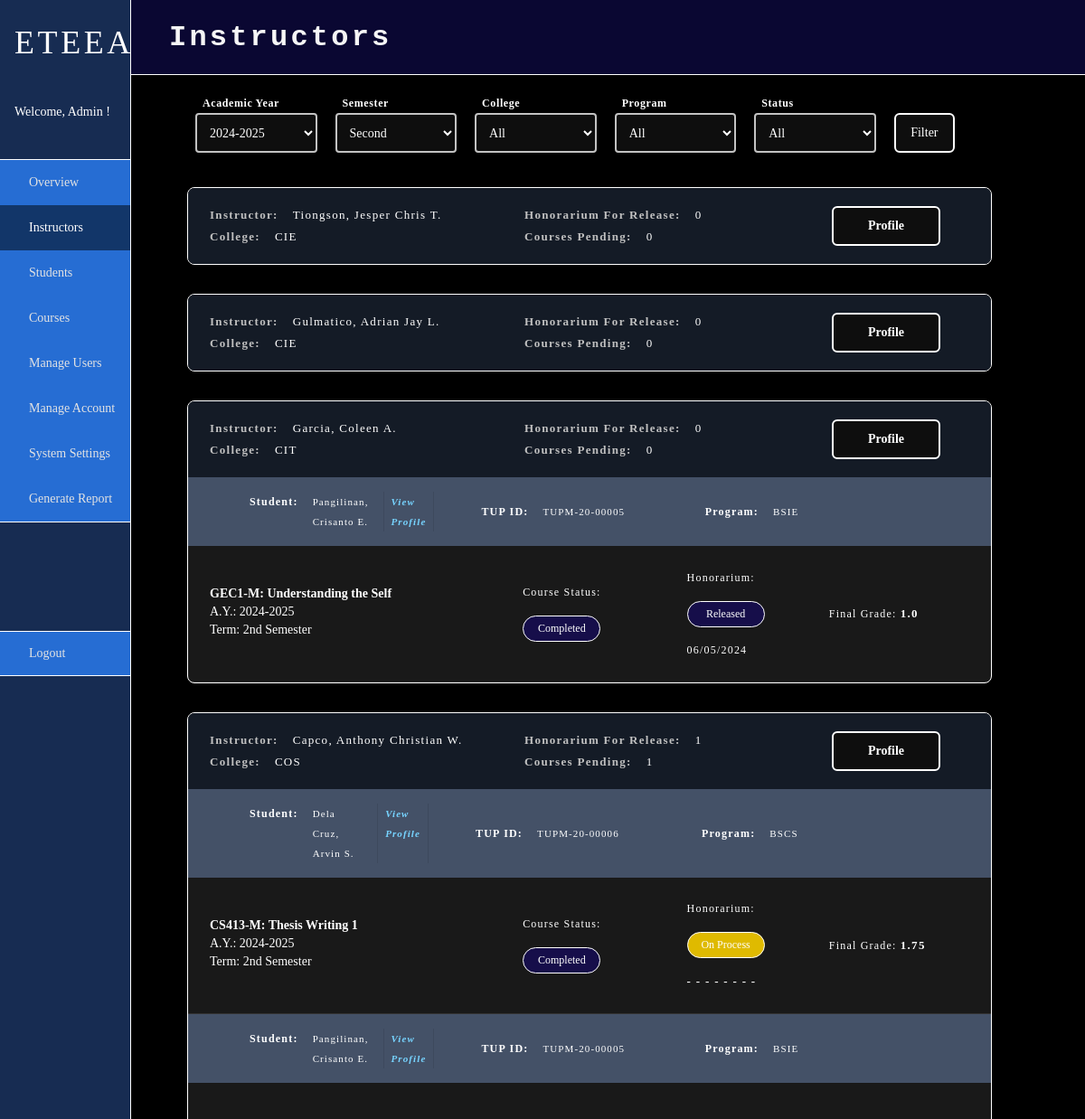
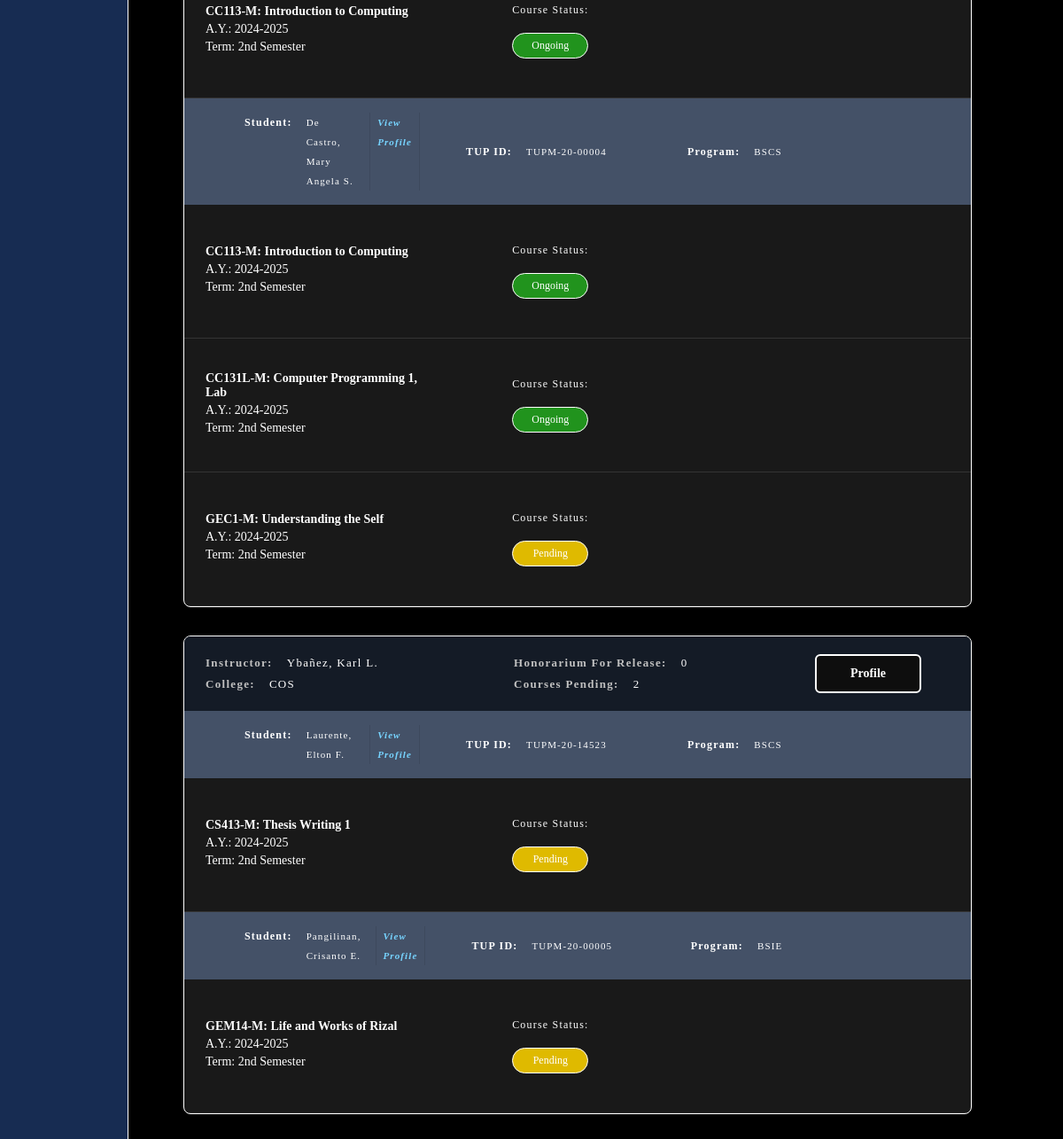
The page /index/instructors (signed in) on the database its author committed (2 pictures, top to bottom).
### models.py (models this page shows)
class College(db.Model):
    __tablename__ = "colleges"
    id = db.Column("id", db.Integer, primary_key=True)
    name = db.Column("name", db.String(64))
    abbr = db.Column("abbr", db.String(10))
    programs = db.relationship("Program", backref=db.backref("college"))

class Student(db.Model):
    __tablename__ = "students"
    id = db.Column("id", db.Integer, primary_key=True)
    user = db.Column("user", db.Integer, db.ForeignKey('users.id'))
    type_of_student = db.Column("type_of_student", db.Enum('local', 'foreign'), default='local')
    foreign_address = db.Column("foreign_address", db.String(100))
    progress = db.Column(db.Enum('payment', 'payment-pending', 'payment-rejected', 'enrollment', 'enrolled', 'graduate'), nullable=False, default='payment')
    program = db.Column("program", db.Integer, db.ForeignKey('programs.id'))
    ay = db.Column("academic_year", db.String(9))
    tup_id = db.Column("tup_id", db.String(20))
    semester = db.Column("semester", db.Enum('1st', '2nd', 'Midyear'))
    receipt_filepath = db.Column("receipt_filepath", db.String(64))
    dean = db.Column("dean", db.String(64))
    dept_head = db.Column("dept_head", db.String(64))
    enrollments = db.relationship("Enrollment", backref='students')

class Program(db.Model):
    __tablename__ = "programs"
    id = db.Column("id", db.Integer, primary_key=True)
    name = db.Column("name", db.String(64))
    abbr = db.Column("abbr", db.String(10))
    college_id = db.Column(db.Integer, db.ForeignKey("colleges.id"))
    year_levels = db.Column(db.Integer)

class Enrollment(db.Model):
    __tablename__ = "enrollments"
    id = db.Column("id", db.Integer, primary_key=True)
    course = db.Column("course", db.Integer, db.ForeignKey('courses.id'))
    ay = db.Column("academic_year", db.String(9))
    semester = db.Column("semester", db.Enum('1st', '2nd', 'Midyear'))
    instructor = db.Column("instructor", db.Integer, db.ForeignKey('instructors.id'))
    student = db.Column("student", db.Integer, db.ForeignKey('students.id'))
    status = db.Column("status", db.Enum('listed', 'pending', 'ongoing', 'completed'), default='listed')
    grade = db.Column("grade", db.Float)
    form1 = db.Column("form1path", db.String(64))
    form2 = db.Column("form2path", db.String(64))
    form3 = db.Column("form3path", db.String(64))
    honorarium = db.Column("honorarium", db.Enum('onprocess', 'released'))
    honorarium_released_date = db.Column("honorarium_released_date", db.DateTime())
    requirements = db.relationship("Requirement", backref='enrollments')

### views.py (the view)
@views.route('/instructors', methods=['GET', 'POST'])
def instructors():
    if g.user != 'admin':
        return redirect(url_for('.unauthorized'))
    views = user_views[g.user]
    instructors = db.get_instructors()
    form = FilterForm(db.get_academic_years(), db.get_programs(), 'instructor')
    cfg = db.get_system_settings()
    if request.method != 'POST':
        form.ay.data = str(cfg['academic_year'])
        form.semester.data = str(cfg['semester'])
        form.college.data = "All"
        form.program.data = "All"
        form.status.data = "All"
    data = { 'instructors': [] }
    for i in instructors:
        students, hfr, cp = db.get_enrollments_grouped_by_student(i['id'], form.data, get_hfr_and_cp=True)
        if form.college.data != "All" and i['college'] != form.college.data:
            continue
        info = {
            'name': f"{i['l_name'].title()}, {i['f_name']} {i['m_name'][0]+'.' if i['m_name'] else ''}",
            'username': i['username'],
            'id': i['id'],
            'uid': i['user'],
            'college': i['college'],
            'students': students,
            'honorarium_for_release': hfr,
            'courses_pending': cp
        }
        data['instructors'].append(info)
    data['instructors'].sort(key=lambda x: x['college'])
    return render_template('instructors.html', page="Instructors", data=data, form=form, views=views)

### db_functions.py (called while the page is built)
def get_system_settings():
    fp = "./cfg.json"
    if os.path.exists(fp):
        with open(fp, 'r') as file:
            cfg = json.loads(file.read())
    else:
        cfg = {
            'academic_year': date.today().year, 'semester': '1st'}
        with open(fp, 'w') as file:
            file.write(json.dumps(cfg))
    return cfg

def get_user(user_id):
    return User.query.filter_by(id=user_id).first().__dict__

def get_instructors():
    instructors = []
    for instructor in Instructor.query.all():
        instructor = instructor.__dict__
        userinfo = get_user(instructor['user'])
        instructor['f_name'] = userinfo['f_name']
        instructor['l_name'] = userinfo['l_name']
        instructor['m_name'] = userinfo['m_name']
        instructor['username'] = userinfo['username']
        instructor['college'] = College.query.filter_by(id=instructor['college']).first().abbr
        instructors.append(instructor)
    return instructors

def get_instructor_enrollments(instructor_id):
    enrollments = Enrollment.query.filter_by(instructor=instructor_id).all()
    response = []
    for e in enrollments:
        e = e.__dict__
        e['student'] = get_student_bypk(e['student'])
        e['course'] = get_course(e['course'])
        program = Program.query.filter_by(id=e['student']['program']).first()
        if program:
            e['program'] = program.abbr
            college = College.query.filter_by(id=program.college_id).first()
            if college:
                e['college'] = college.abbr
            else:
                e['college'] = ""
        else:
            e['program'] = ""
        response.append(e)
    return response

def get_academic_years():
    enrollments = Enrollment.query.all()
    academic_years = []
    for enrollment in enrollments:
        if enrollment.ay not in academic_years:
            academic_years.append(enrollment.ay)
    return academic_years

def get_student_bypk(id):
    student = Student.query.filter_by(id=id).first().__dict__
    userinfo = get_user(student['user'])
    student['f_name'] = userinfo['f_name']
    student['l_name'] = userinfo['l_name']
    student['m_name'] = userinfo['m_name']
    if userinfo['ext_name'] not in [None, "None"]:
        student['ext_name'] = userinfo['ext_name']
    student['username'] = userinfo['username']
    return student

def _format_date(time):
    if time:
        return time.strftime("%m/%d/%Y")
    return ""

### templates/instructors.html (shortened to what this page needs)
{% extends "index.html" %}
{% block content %}
<div class="main-content">
    <form action="/index/instructors" method="post">
        <div class="form-row filters">
            <div class="field width-20">
                {{ form.ay.label() }}
                {{ form.ay(class="text") }}
            </div>
            <div class="field width-20">
                {{ form.semester.label() }}
                {{ form.semester(class="text") }}
            </div>
            <div class="field width-20">
                {{ form.college.label() }}
                {{ form.college(class="text") }}
            </div>
            <div class="field width-20">
                {{ form.program.label() }}
                {{ form.program(class="text") }}
            </div>
            <div class="field width-20">
                {{ form.status.label() }}
                {{ form.status(id="enrollment-status", class="text") }}
            </div>
            <div class="field width-10">
                {{ form.submit(class='submit grey width-100') }}
            </div>
        </div>
    </form>
    {% for i in data.instructors %}
    <div class="main-row">
        <div class="card extender color-white">
            <div class="card-header">
                <div class="header-section left">
                    <div class="row">
                        <span class="card-strongtext"> Instructor:  </span>
                        <span class="card-subtext"> {{ i.name }} </span>
                    </div>
                    <div class="row">
                        <span class="card-strongtext"> College:  </span>
                        <span class="card-subtext"> {{ i.college }} </span>
                    </div>
                </div>
                <div class="header-section left">
                    <div class="row">
                        <span class="card-strongtext"> Honorarium For Release:  </span>
                        <span class="card-subtext"> {{ i.honorarium_for_release }} </span>
                    </div>
                    <div class="row">
                        <span class="card-strongtext"> Courses Pending:  </span>
                        <span class="card-subtext"> {{ i.courses_pending }} </span>
                    </div>
                </div>
                <div class="header-section right">
                    <button class="profile" data-id="{{i.uid}}"><strong>Profile</strong></button>
                </div>
            </div>
            <div class="card-body">
                {% for s in i.students %}
                <div class="card-subheader">
                    <div class="subheader-section left">
                        <div class="row">
                            <span class="card-strongtext"> Student:  </span>
                            <span class="card-subtext"> {{ s.name }} </span>
                            <a class="profile" data-id="{{s.id}}">View Profile</a>
                        </div>
                    </div>
                    <div class="subheader-section middle">
                        <div class="row">
                            <span class="card-strongtext"> TUP ID:  </span>
                            <span class="card-subtext"> {{ s.tup_id }} </span>
                        </div>
                    </div>
                    <div class="subheader-section right">
                        <div class="row">
                            <span class="card-strongtext"> Program: </span>
                            <span class="card-subtext"> {{ s.program }} </span>
                        </div>
                    </div>
                </div>
                {% for e in s.enrollments %}
                <div class="card-row">
                    <div class="left">
                        <div class="card-subtext">{{ e.course }}</div>
                        <div class="card-subtext smaller">A.Y.:  {{ e.ay }}</div>
                        <div class="card-subtext smaller">Term:  {{ e.semester }}{% if e.semester != "Midyear" %} Semester{% endif %}</div>
                    </div>
                    <div class="middle">
                        <p class="label"> Course Status: </p><br>
                        <div class="cell smaller {{ e.status }}"> {{ e.status|title }} </div>
                    </div>
                    <div class="right">
                        <div class="section">
                            <div class="sub-section">
                                {% if e.honorarium %}
                                    {% if e.honorarium == 'onprocess' %}
                                    <div class="col">
                                        <p class="label">Honorarium:</p><br>
                                        <div class="cell smaller {{ e.honorarium }}">On Process</div>
                                        <br>
                                        <p class="smaller">- - - - - - - -</p>
                                    </div>
                                    {% else %}
                                    <div class="col">
                                        <p class="label">Honorarium:</p><br>
                                        <div class="cell smaller {{ e.honorarium }}">{{ e.honorarium|title }}</div>
                                        <br>
                                        <p class="label">{{ e.honorarium_released_date }}</p>
                                    </div>
                                    {% endif %}
                                {% endif %}
                            </div>
                            {% if e.grade %}
                            <div class="sub-section">
                                <p class="label">Final Grade:  <span class="smaller">{{ e.grade }}</span></p>
                            </div>
                            {% endif %}
                        </div>
                    </div>
                </div>
                {% endfor %}
                {% endfor %}
            </div>
        </div>
    </div>
    {% endfor %}
</div>
{% endblock %}

### static/styles/index.css (style rules this page uses)
* { margin: 0; padding: 0; font-family: quicksand; }
body { background-color: #000000; }
a { margin: 0; padding: 0; text-decoration: none; color: rgb(119, 212, 255); letter-spacing: 0.1em; }
p { color: white; margin-left: 52px; }
input, textarea { margin-left: 52px; }
select, input[type="number"] { width: 200px; line-height: 22px; font-size: 16px; padding: 6px; border: 1px solid rgba(47, 47, 47, 0.6); }
select option { margin-bottom: 4px; }
input[type="submit"] { color: white; background-color: #199914da; font-size: 14px; padding: 12px; border: none; border-radius: 6px; max-width: 102px; }
label { margin-left: 52px; margin-bottom: 8px; }

### rows shown on the page
College: college "CIE" "CIE"
College: college "CIT"
Student: tup_id "TUPM-20-00005" "TUPM-20-00005" "TUPM-20-00005"
Program: program "BSIE" "BSIE" "BSIE"
Enrollment: course "GEC1-M: Understanding the Self", ay "2024-2025", semester "2nd", status "Completed", honorarium "Released", honorarium_released_date "06/05/2024", grade "1.0"
College: college "COS" "COS"
Student: tup_id "TUPM-20-00006"
Program: program "BSCS" "BSCS" "BSCS"
Enrollment: course "CS413-M: Thesis Writing 1", ay "2024-2025", semester "2nd", status "Completed", grade "1.75"
Enrollment: course "CC113-M: Introduction to Computing", ay "2024-2025", semester "2nd", status "Ongoing"
Student: tup_id "TUPM-20-00004"
Enrollment: course "CC113-M: Introduction to Computing", ay "2024-2025", semester "2nd", status "Ongoing"
Enrollment: course "CC131L-M: Computer Programming 1, Lab", ay "2024-2025", semester "2nd", status "Ongoing"
Enrollment: course "GEC1-M: Understanding the Self", ay "2024-2025", semester "2nd", status "Pending"
Student: tup_id "TUPM-20-14523"
Enrollment: course "CS413-M: Thesis Writing 1", ay "2024-2025", semester "2nd", status "Pending"
Enrollment: course "GEM14-M: Life and Works of Rizal", ay "2024-2025", semester "2nd", status "Pending"

### other values the page prints
{{ session.get('user').title() }} "Admin"
{{ view.name }} "Overview" "Instructors" "Students" "Courses" "Manage Users" "Manage Account" "System Settings" "Generate Report"
{{ page }} "Instructors"
{{ i.name }} "Tiongson, Jesper Chris T." "Gulmatico, Adrian Jay L." "Garcia, Coleen A." "Capco, Anthony Christian W." "Ybañez, Karl L."
{{ i.honorarium_for_release }} "0" "0" "0" "1" "0"
{{ i.courses_pending }} "0" "0" "0" "1" "2"
{{ s.name }} "Pangilinan, Crisanto E." "Dela Cruz, Arvin S." "Pangilinan, Crisanto E." "De Castro, Mary Angela S." "Laurente, Elton F." "Pangilinan, Crisanto E."
